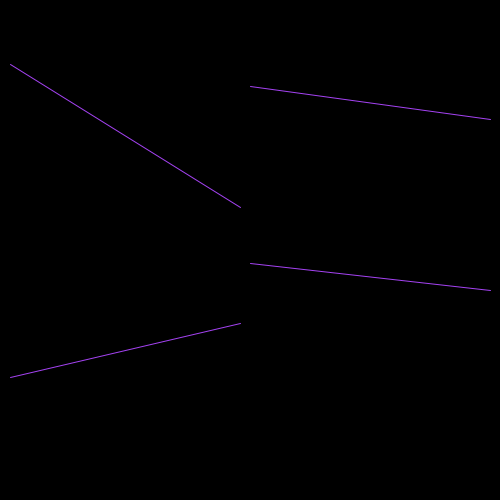
Frame 1 (no input)
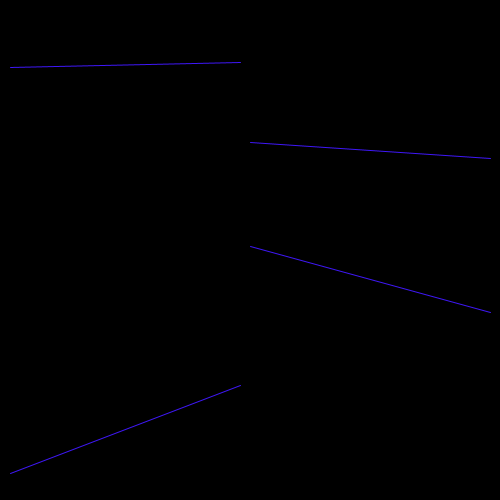
Frame 60 (the mouse pressed at the canvas centre just before this capture)
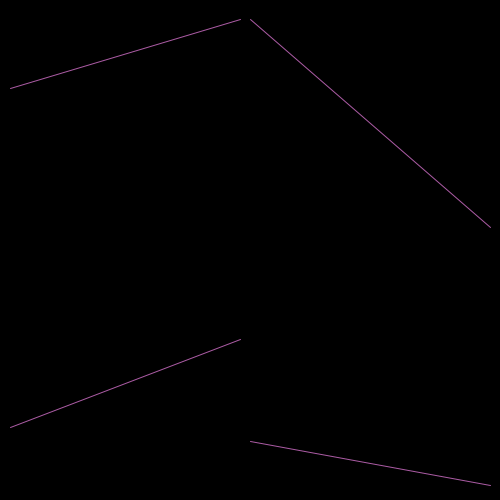
Frame 120 (the mouse held since frame 60 and released just before this capture)

The Processing sketch that drew these frames (run headless with seeded random() and noise(); from frame 60 on, the mouse is pressed at the canvas centre):

// Processing sketch: processing_185227
// ── processing_185227.pde

int x=10;
int y=240;
int x2=255;

void setup() {
  size(500, 500);
}
void draw() { 
  background(0);
  stroke(random(x2),random(x2),random(x2));
  line (x, random (x,y), y, random (x,y));
  line (x+y, random (x,height/2), width-x, random (x,height/2));
  line (x, random (y,height-x), y, random (y,height-x));
  line (x+y, random (y,height-x), width-x, random (y,height-x));

}
